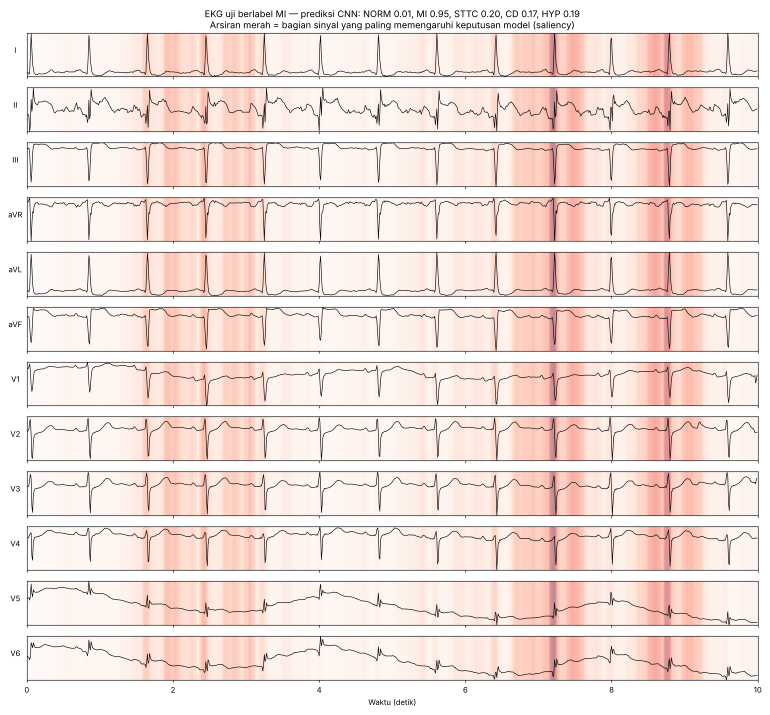
#> input picture hasil/contoh_mi_saliency.png, 1540 x 1430 px (shown at 1/2 size)
$ python digitize.py ../hasil/contoh_mi_saliency.png out.png
#> lines starting #> are read from the running program, lines starting #| are printed output that depends on the picture; after the words box and inside, x2 and y2 are one past the last pixel; in counts of white or black regions, pixels touching at a corner belong together
"""Digitalisasi gambar EKG 12 sadapan format 3x4 + strip ritme (contoh: ecglibrary.com/lvhlah.gif).
Pemakaian: python tools/digitize.py gambar.gif rows.npy
Konstanta (skala, garis dasar, posisi kolom) disetel untuk gambar contoh; sesuaikan untuk gambar lain:
  PX_MV = tinggi pulsa kalibrasi 1 mV (px), PX_S = px per detik, X0 = awal jejak, BASE = garis dasar tiap baris,
  bounds = posisi garis pemisah kolom.
"""
import numpy as np, sys
from PIL import Image
im = np.array(Image.open(sys.argv[1]).convert('L')) < 128
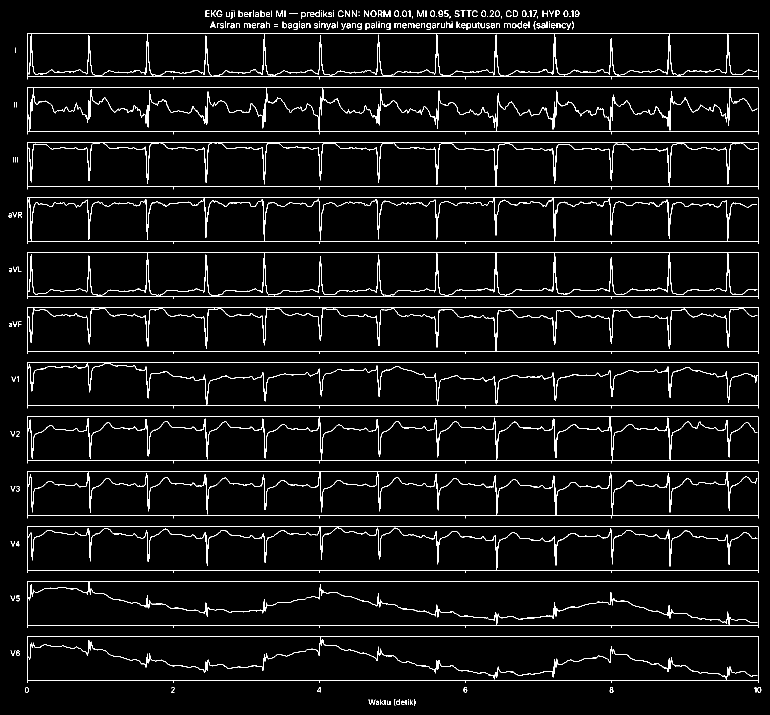
#> im: shape (1430, 1540) bool (shown at 1/2 size); 4.4% white in thin lines or dots
H, W = im.shape
#> H = 1430; W = 1540
PX_MV, PX_S, X0 = 31.0, 74.4, 26   # 1 mV = 31 px (pulsa kalibrasi); garis pemisah kolom di x=212/398/584 -> 186 px per 2,5 s
BASE = [123, 241, 359, 475]

def runs(col, lo, hi):
    ys = np.where(col[lo:hi])[0] + lo
    if len(ys) == 0: return []
    out, s = [], ys[0]
    for a, b in zip(ys[:-1], ys[1:]):
        if b != a + 1: out.append((s, a)); s = b
    out.append((s, ys[-1])); return out

def trace_seg(row, xa, xb):
    """Telusuri jejak satu segmen [xa, xb) mulai dari garis dasar; pulih otomatis bila hilang."""
    b = BASE[row]; lo, hi = max(0, b - 170), min(H, b + 170)
    y, lost = float(b), 0; xs, vs = [], []
    for x in range(xa, xb):
        rs = runs(im[:, x], lo, hi)
        touch = [r for r in rs if r[0] - 2 <= y <= r[1] + 2]
        if not touch:   # celah antar-kolom pada lonjakan curam: cari run terdekat
            lim = 45 if lost < 3 else 25
            cand = [r for r in rs if min(abs(r[0] - y), abs(r[1] - y)) <= lim]
            if lost >= 3:  # pulihkan dekat garis dasar
                cand = [r for r in rs if r[0] - 12 <= b <= r[1] + 12] or cand
            touch = sorted(cand, key=lambda r: min(abs(r[0] - y), abs(r[1] - y)))[:1]
        if touch:
            r = touch[0]; lost = 0
            if r[1] - r[0] <= 2: y = (r[0] + r[1]) / 2
            else: y = float(r[0] if abs(r[0] - y) > abs(r[1] - y) else r[1])
            xs.append(x); vs.append((b - y) / PX_MV)
        else:
            lost += 1
    return np.array(xs), np.array(vs)

T = np.arange(0, 10, 0.01)
bounds = [X0 + 3, 212, 398, 584, min(W, X0 + 744)]
#> bounds = [29, 212, 398, 584, 770]
rows = []
for row in range(4):
    segs = [(bounds[0], bounds[-1])] if row == 3 else [(bounds[k] + (6 if k else 0), bounds[k + 1] - 6) for k in range(4)]
    xs_all, vs_all = [], []
    for xa, xb in segs:
        xs, vs = trace_seg(row, xa, min(xb, W))
        xs_all += list(xs); vs_all += list(vs)
    xs_all, vs_all = np.array(xs_all), np.array(vs_all)
    t = (xs_all - X0) / PX_S
    y = np.interp(T, t, vs_all)
    # tandai celah > 30 ms tanpa data
    gap = np.array([np.min(np.abs(t - tt)) > 0.03 for tt in T]); y[gap] = np.nan
    if row < 3:  # zona garis pemisah antar-kolom dikosongkan
        for k in (1, 2, 3): y[(T > 2.5 * k - 0.08) & (T < 2.5 * k + 0.08)] = np.nan
    rows.append(y)
#> this loop made 4 passes
rows = np.stack(rows); np.save(sys.argv[2], rows)
print('cakupan per baris (s):', [round(np.isfinite(r).sum() / 100, 2) for r in rows])
#| cakupan per baris (s): [9.2, 9.14, 9.25, 9.89]

$ run again, on hasil/kurva_pelatihan.png
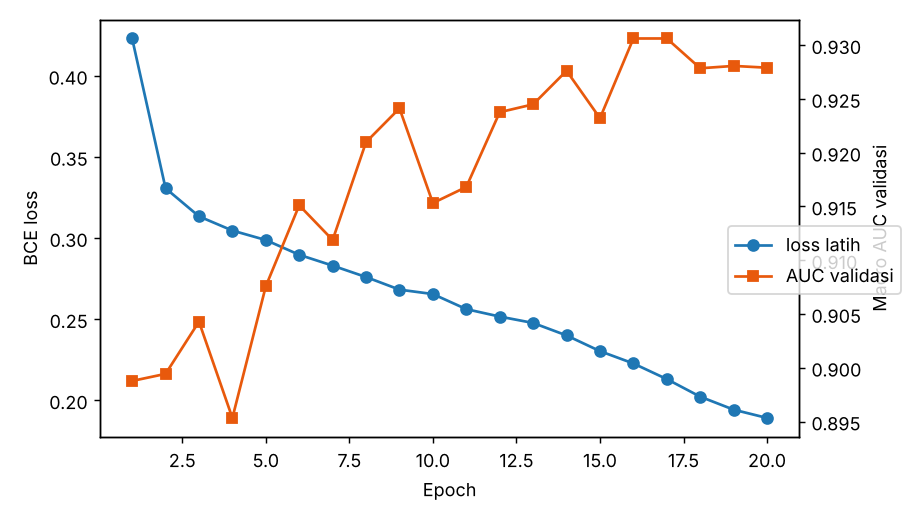
#> input picture hasil/kurva_pelatihan.png, 910 x 520 px
#> `im = np.array(Image.open(sys.argv[1]).convert('L')) < 128`:
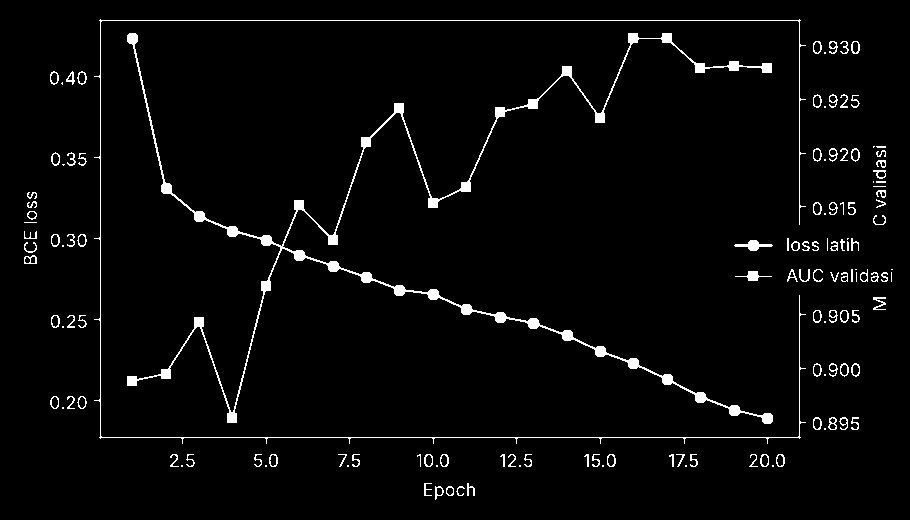
#> im: shape (520, 910) bool; 3% white; 135 white regions (34 under 20 px), largest, box (x1, y1, x2, y2) and area: (127, 33, 773, 424) 7182, (94, 19, 806, 444) 2334, (734, 240, 773, 251) 189
#> the loop `for row in range(4):` made 4 passes
#| cakupan per baris (s): [6.05, 4.72, 5.13, 8.09]

$ run again, on hasil/kurva_pelatihan_kedua_model.png
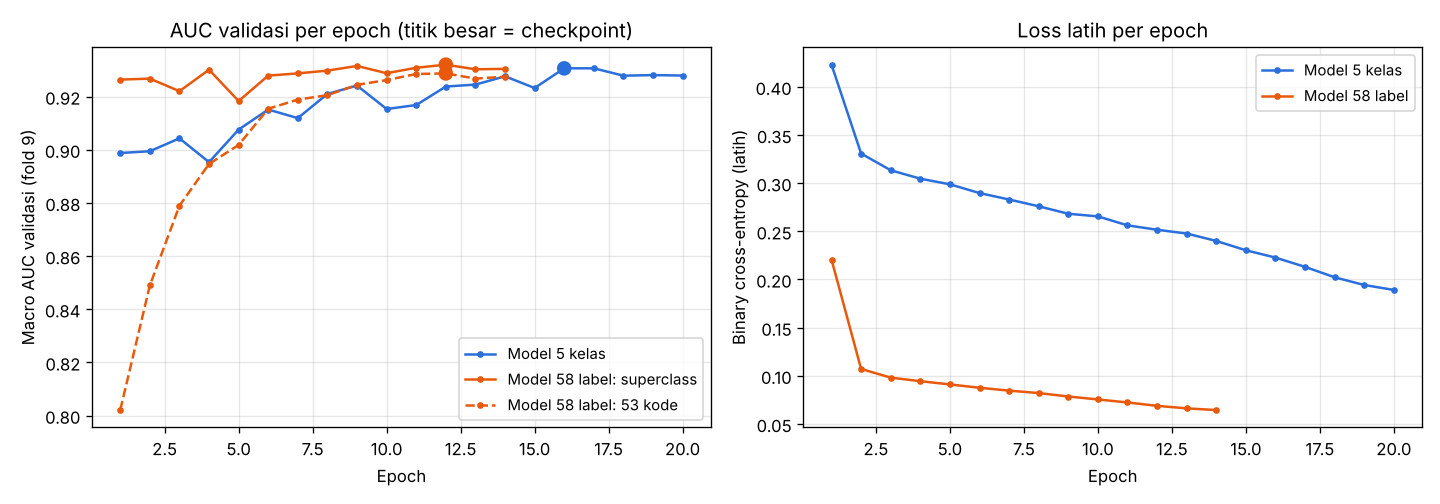
#> input picture hasil/kurva_pelatihan_kedua_model.png, 1440 x 504 px
#> `im = np.array(Image.open(sys.argv[1]).convert('L')) < 128`:
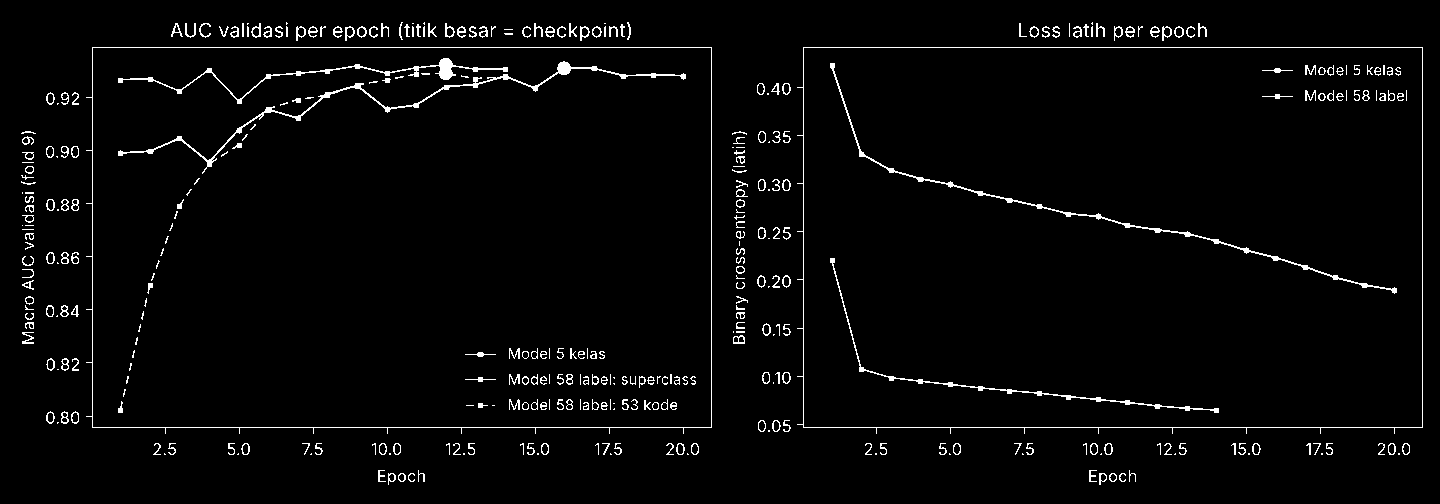
#> im: shape (504, 1440) bool; 2.8% white in thin lines or dots, all inside (x1, y1, x2, y2) = (21, 22, 1423, 485)
#> the loop `for row in range(4):` made 4 passes
#| cakupan per baris (s): [6.74, 2.36, 4.93, 7.86]

$ run again, on hasil/lvhlah_hasil.png
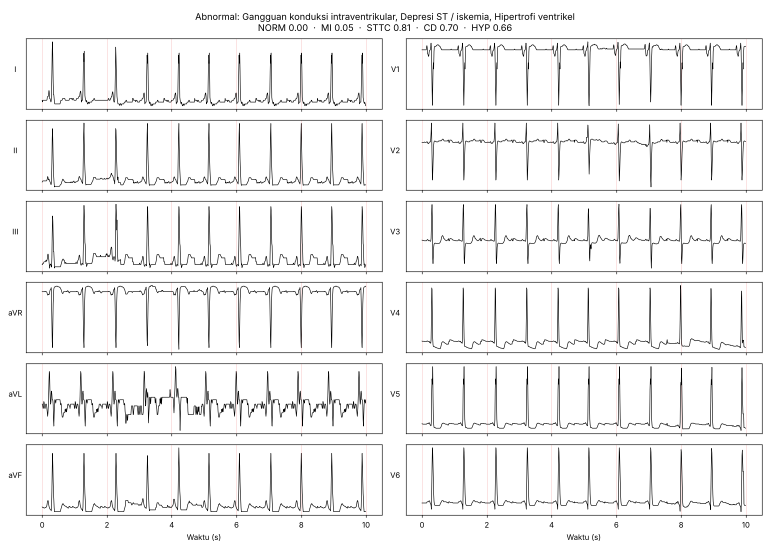
#> input picture hasil/lvhlah_hasil.png, 1540 x 1100 px (shown at 1/2 size)
#> `im = np.array(Image.open(sys.argv[1]).convert('L')) < 128`:
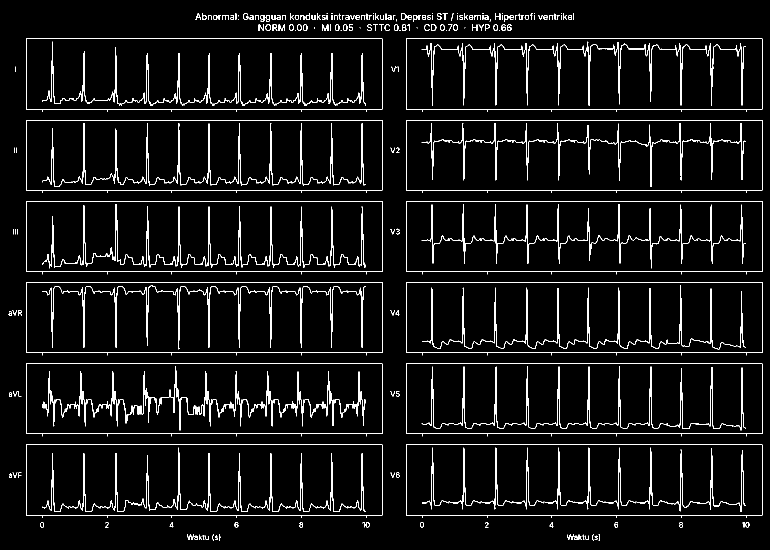
#> im: shape (1100, 1540) bool (shown at 1/2 size); 4.8% white in thin lines or dots
#> the loop `for row in range(4):` made 4 passes
#| cakupan per baris (s): [8.83, 9.17, 9.17, 9.74]
